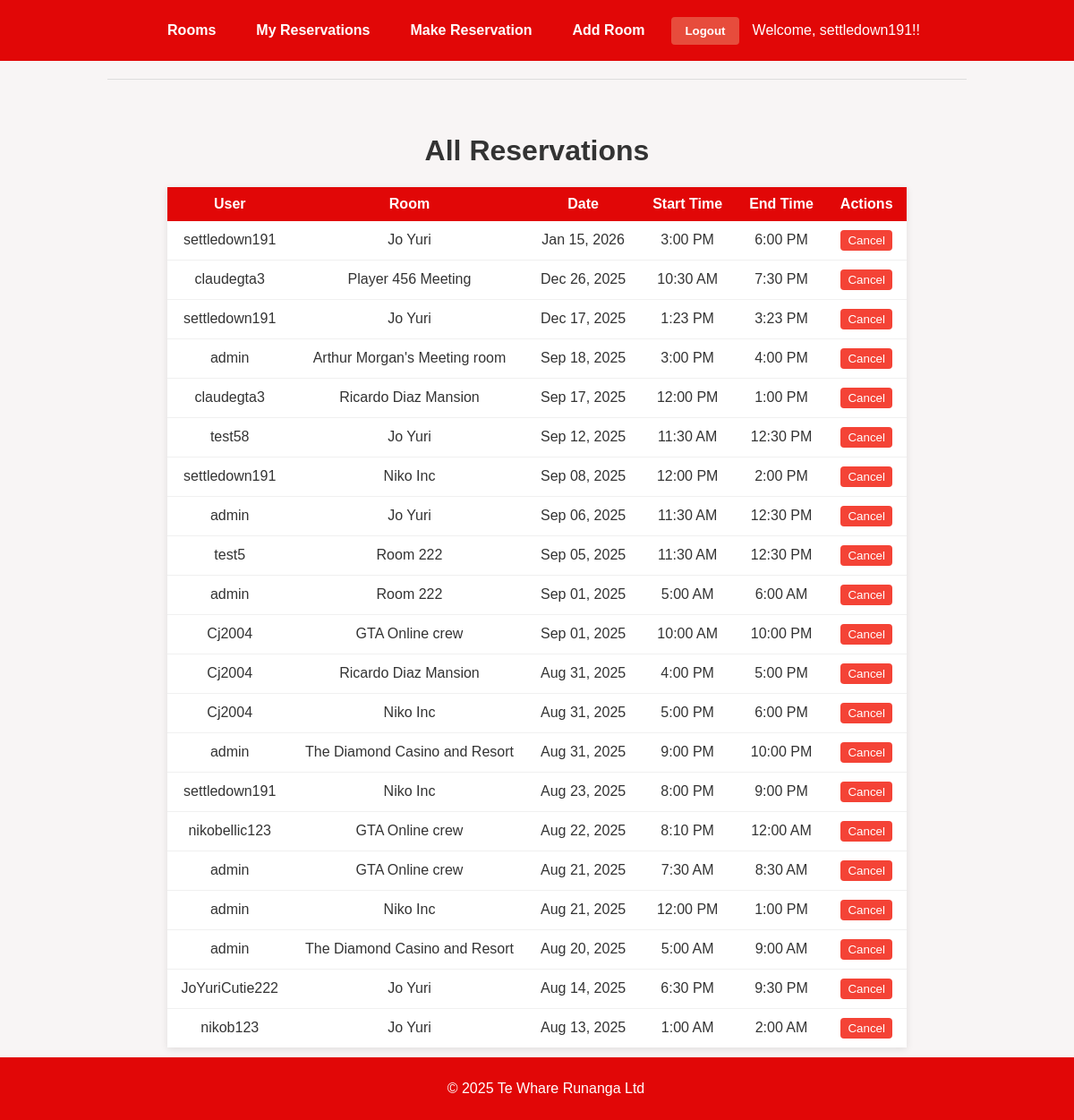
The page /reservations/ (signed in) on the database as committed earlier.
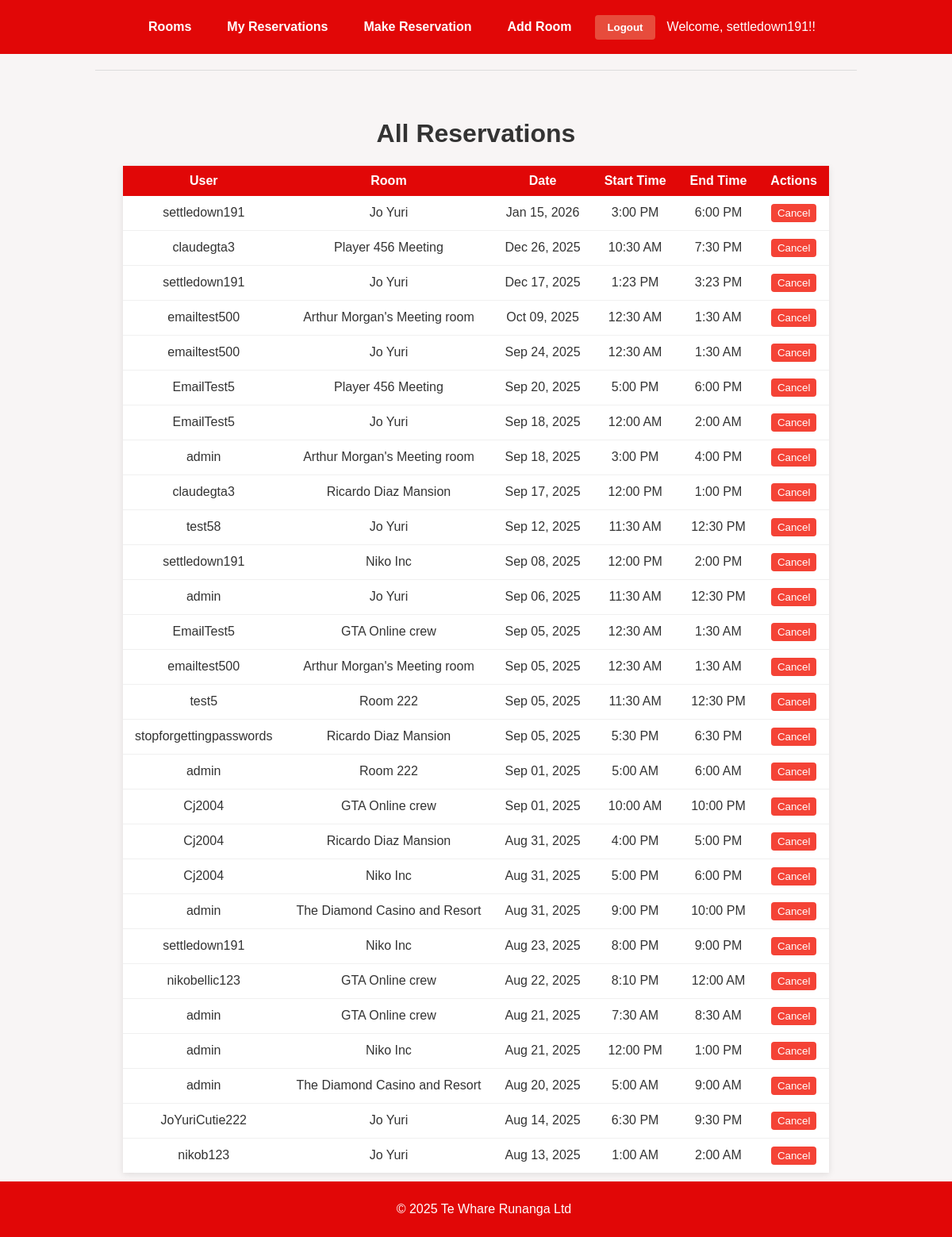
The same page on the database as committed later.
### reservations/models.py (models this page shows, shortened)
class Reservation(models.Model):
    user = models.ForeignKey(User, on_delete=models.CASCADE) # Shows who booked the room
    room = models.ForeignKey(ConferenceRoom, on_delete=models.CASCADE) # Which room the user booked
    date = models.DateField() # What time the reservation is for
    start_time = models.TimeField() # When the reservation starts
    end_time = models.TimeField() # When the reservation ends
    created_at = models.DateTimeField(auto_now_add=True) # When the reservation was made
    reminder_sent = models.BooleanField(default=False) # Track if reminder email was sent

class ConferenceRoom(models.Model):
    name = models.CharField(max_length=100) # Room name
    location = models.CharField(max_length=100) # Where the room is located
    capacity = models.PositiveIntegerField() # How many people can fit in the room

### reservations/views.py (the view)
# urls.py: path('reservations/', views.view_all_reservations, name='admin_reservations'),
@staff_member_required
def view_all_reservations(request):
    reservations = Reservation.objects.all().order_by('-date', 'start_time')
    return render(request, 'reservations/admin_reservations.html', {'reservations': reservations})

### reservations/templates/reservations/admin_reservations.html (shortened to what this page needs)
{% extends "reservations/base.html" %}
{% block content %}
<h1>All Reservations</h1>
<table>
    <thead>
        <tr>
            <th>User</th>
            <th>Room</th>
            <th>Date</th>
            <th>Start Time</th>
            <th>End Time</th>
            <th>Actions</th>
        </tr>
    </thead>
    <tbody>
        {% for reservation in reservations %}
        <tr>
            <td>{{ reservation.user.username }}</td>
            <td>{{ reservation.room.name }}</td>
            <td>{{ reservation.date|date:"M d, Y" }}</td>
            <td>{{ reservation.start_time|time:"g:i A" }}</td>
            <td>{{ reservation.end_time|time:"g:i A" }}</td>
            <td>
                <form action="{% url 'reservations:admin_cancel_reservation' reservation.id %}"
                      method="post" style="display: inline;"
                      onsubmit="return confirm('Are you sure you want to cancel this reservation?');">
                    <button type="submit"
                   style ="padding: 4px 8px; background-color: #f44336; color: white; border: none; border-radius: 4px; text-decoration: none;">
                   Cancel
                    </button>
                </form>
            </td>
        </tr>
        {% endfor %}
    </tbody>
</table>
{% endblock %}

### reservations/templates/reservations/base.html (shortened to what this page needs)
<!DOCTYPE html>
<html lang="en">
<head>
</head>
<body>
<nav>
    <a href="{% url 'reservations:room_list' %}">Rooms</a>
    <a href="{% url 'reservations:my_reservations' %}">My Reservations</a>
    <a href="{% url 'reservations:make_reservation' %}">Make Reservation</a>
    <a href="{% url 'reservations:add_room' %}">Add Room</a>
    {% if user.is_authenticated %}
    <form method="post" action="{% url 'logout' %}">
        <button type="submit">Logout</button>
    </form>
    <span>Welcome, {{ user.username }}!!</span>
    {% else %}
    <a href="{% url 'login' %}">Login</a>
    {% endif %}
</nav>
<hr />
<main>
    {% block content %}
    {% endblock %}
</main>
<footer>
    <p>&copy; 2025 Te Whare Runanga Ltd</p>
</footer>
</body>
</html>

### reservations/templates/reservations/base.html (style rules this page uses)
body { font-family: Arial, sans-serif; background-color: #f8f5f5; color: #333; margin: 0; padding: 0; text-align: center; }
nav { background-color: #e10707; padding: 15px; display: flex; justify-content: center; align-items: center; flex-wrap: wrap; gap: 15px; }
nav a { color: white; text-decoration: none; font-weight: bold; padding: 10px 15px; border-radius: 5px; transition: background-color 0.3s; }
nav form { display: inline-block; margin: 0; }
nav button { background-color: #e74c3c; color: white; border: none; padding: 8px 15px; border-radius: 4px; cursor: pointer; font-weight: bold; transition: background-color 0.3s; }
nav span { color: white; font_size: 1rem; }
hr { margin: 20px auto; width: 80%; border: 0; height: 1px; background: #ddd; }
main { padding: 20px; max-width: 900px; margin: auto; }
footer { background-color: #e10707; color: white; padding: 10px; font_size: 0.9rem; position: fixed; bottom: 0; width: 100%; }
main form { display: flex; flex-direction: column; allign-items: center; gap: 10px; }
main table { margin: 20px auto; border-collapse: separate; border-spacing: 0; width: auto; max-width: 900px; box-shadow: 0 2px 8px rgba(0, 0, 0, 0.1); border: none; }
main th, main td { padding: 10px 15px; text-align: center; background-color: #fff; border: none; }
main th { background-color: #e10707; color: white; font-weight: bold; }
main tr:not(:last-child) td { border-bottom: 1px solid #f0f0f0; }

Rows that differ between the two databases and show on the page:
added Reservation: user.username "emailtest500", room.name "Arthur Morgan's Meeting room", date "Oct 09, 2025", start_time "12:30 AM", end_time "1:30 AM"
added Reservation: user.username "emailtest500", room.name "Jo Yuri", date "Sep 24, 2025", start_time "12:30 AM", end_time "1:30 AM"
added Reservation: user.username "EmailTest5", room.name "Player 456 Meeting", date "Sep 20, 2025", start_time "5:00 PM", end_time "6:00 PM"
added Reservation: user.username "EmailTest5", room.name "Jo Yuri", date "Sep 18, 2025", start_time "12:00 AM", end_time "2:00 AM"
added Reservation: user.username "EmailTest5", room.name "GTA Online crew", date "Sep 05, 2025", start_time "12:30 AM", end_time "1:30 AM"
added Reservation: user.username "emailtest500", room.name "Arthur Morgan's Meeting room", date "Sep 05, 2025", start_time "12:30 AM", end_time "1:30 AM"
added Reservation: user.username "stopforgettingpasswords", room.name "Ricardo Diaz Mansion", date "Sep 05, 2025", start_time "5:30 PM", end_time "6:30 PM"
